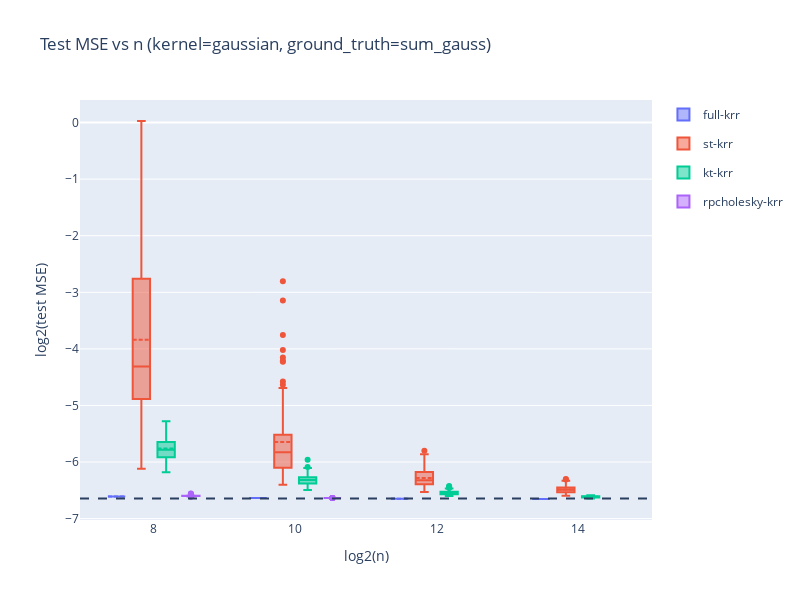

Notebook source saved alongside this figure:
### Code cell
scale = 'log2'
baseline_loss = 0.01 # = noise**2

for result in results:
    name = result['name']
    color = colors_list[names.index(name)]

    if scale == 'log2':
        y = np.log2(np.abs(result["scores"]))
        hline = np.log2(np.abs(baseline_loss))

    elif scale == 'linear':
        hline = np.abs(baseline_loss)
        y = np.abs(result["scores"])

    trace = go.Box(
        x=[result['logn']]*len(result["scores"]),
        y=y,
        name=name,
        # opacity=0.5,
        legendgroup=name,
        line_color=color,
        offsetgroup=name,
        showlegend=color not in colors_used,
        boxmean=True,
    )

    fig.add_trace(trace)
    colors_used.add(color)

# add line for baseline loss
fig.add_hline(
    y=hline,
    line_dash="dash",
)

fig.update_yaxes(title_text=f"{scale}(test MSE)")
fig.update_xaxes(title_text="log2(n)", type='linear')
fig.update_layout(
    width=800,
    height=600,
    title=f"Test MSE vs n (kernel={kernel}, ground_truth={ground_truth})",
    boxmode='group'
)
